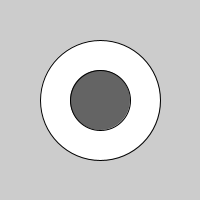
Frame 1 (no input)
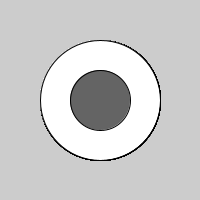
Frame 60 (the mouse pressed at the canvas centre just before this capture)
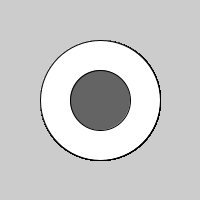
Frame 120 (the mouse held since frame 60 and released just before this capture)

The Processing sketch that drew these frames (run headless with seeded random() and noise(); from frame 60 on, the mouse is pressed at the canvas centre):

// Processing sketch: ellipse_radius_and_center
// ── ellipse_radius_and_center.pde
void setup() {
  size(200, 200);
}

void draw() {
  // 绘制模式为RADIUS
  ellipseMode(RADIUS);

  // 大圆的填充色为白色
  fill(255);

  // 利用RADIUS模式绘制的大圆
  ellipse(100, 100, 60, 60);

  //绘制模式为CENTER
  ellipseMode(CENTER);

  //小圆的填充色为深灰色
  fill(100);

  //利用CENTER模式绘制的小圆
  ellipse(100, 100, 60, 60);
}
